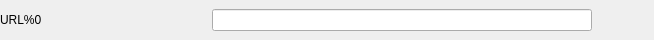
<?xml version="1.0" encoding="UTF-8"?>
<ui version="4.0">
 <class>NewInputItemWidget</class>
 <widget class="QWidget" name="NewInputItemWidget">
  <property name="geometry">
   <rect>
    <x>0</x>
    <y>0</y>
    <width>654</width>
    <height>40</height>
   </rect>
  </property>
  <layout class="QHBoxLayout" name="horizontalLayout">
   <property name="spacing">
    <number>12</number>
   </property>
   <property name="leftMargin">
    <number>0</number>
   </property>
   <property name="topMargin">
    <number>0</number>
   </property>
   <property name="rightMargin">
    <number>20</number>
   </property>
   <property name="bottomMargin">
    <number>0</number>
   </property>
   <item>
    <widget class="QLabel" name="labelField">
     <property name="minimumSize">
      <size>
       <width>200</width>
       <height>0</height>
      </size>
     </property>
     <property name="maximumSize">
      <size>
       <width>200</width>
       <height>16777215</height>
      </size>
     </property>
     <property name="text">
      <string notr="true">URL%0</string>
     </property>
    </widget>
   </item>
   <item>
    <widget class="QLineEdit" name="lineURL">
     <property name="minimumSize">
      <size>
       <width>0</width>
       <height>0</height>
      </size>
     </property>
    </widget>
   </item>
   <item>
    <widget class="QLabel" name="labelStatusIcon">
     <property name="minimumSize">
      <size>
       <width>30</width>
       <height>30</height>
      </size>
     </property>
     <property name="maximumSize">
      <size>
       <width>30</width>
       <height>30</height>
      </size>
     </property>
     <property name="scaledContents">
      <bool>true</bool>
     </property>
     <property name="alignment">
      <set>Qt::AlignCenter</set>
     </property>
    </widget>
   </item>
  </layout>
 </widget>
 <resources/>
 <connections/>
</ui>
